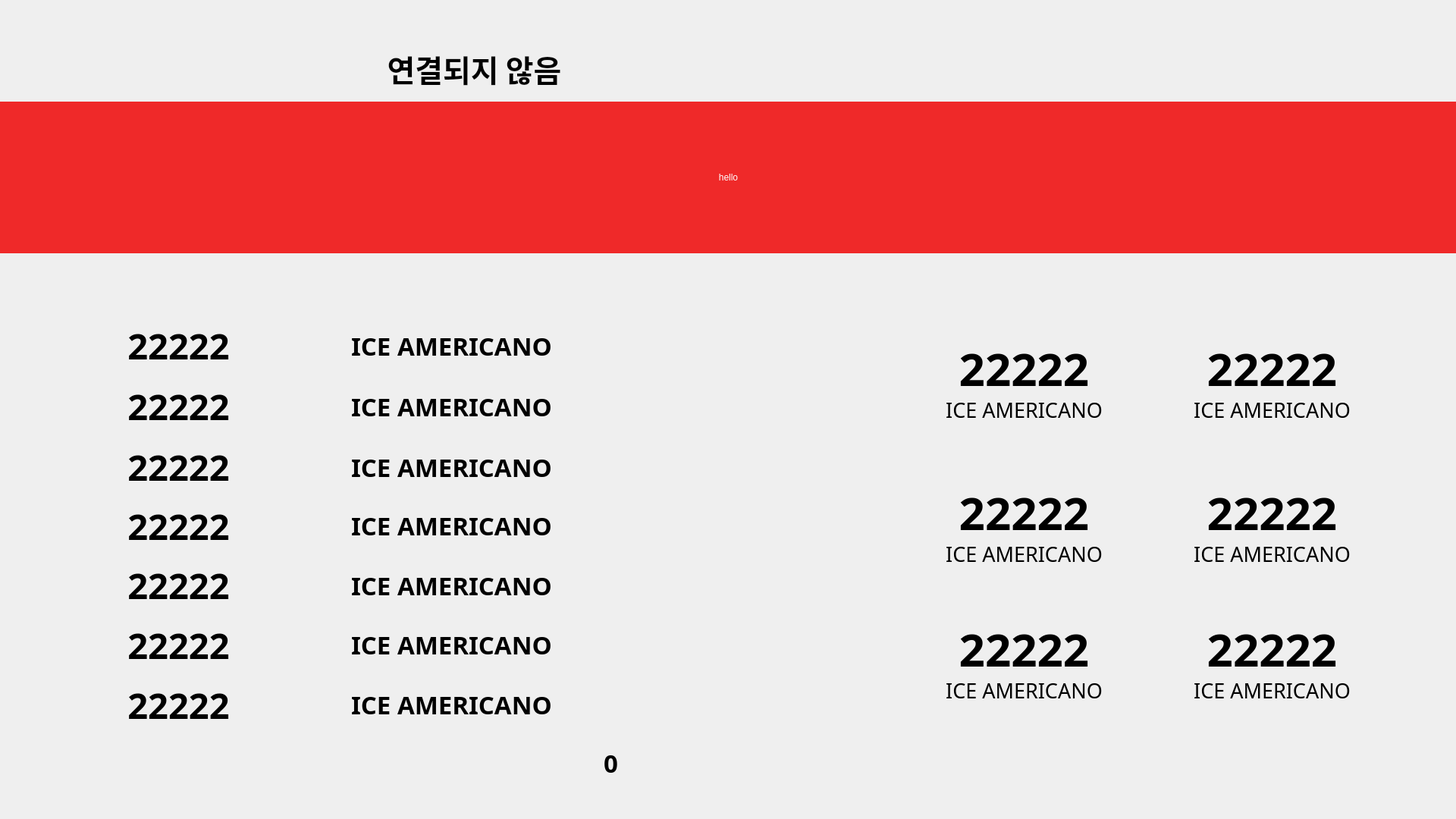
<?xml version="1.0" encoding="UTF-8"?>
<ui version="4.0">
 <class>DisplayDialog</class>
 <widget class="QDialog" name="DisplayDialog">
  <property name="geometry">
   <rect>
    <x>0</x>
    <y>0</y>
    <width>1920</width>
    <height>1080</height>
   </rect>
  </property>
  <property name="windowTitle">
   <string>Dialog</string>
  </property>
  <widget class="QLabel" name="LE_WAIT_STATUS_2">
   <property name="geometry">
    <rect>
     <x>940</x>
     <y>517</y>
     <width>40</width>
     <height>40</height>
    </rect>
   </property>
   <property name="font">
    <font>
     <family>Yrsa SemiBold</family>
     <pointsize>30</pointsize>
    </font>
   </property>
   <property name="text">
    <string/>
   </property>
   <property name="pixmap">
    <pixmap resource="resource.qrc">:/build/image/waiting.png</pixmap>
   </property>
   <property name="scaledContents">
    <bool>true</bool>
   </property>
   <property name="alignment">
    <set>Qt::AlignCenter</set>
   </property>
  </widget>
  <widget class="QLabel" name="LE_OUTLET_PIN_2_2">
   <property name="geometry">
    <rect>
     <x>1527</x>
     <y>640</y>
     <width>301</width>
     <height>71</height>
    </rect>
   </property>
   <property name="font">
    <font>
     <family>Yrsa SemiBold</family>
     <pointsize>45</pointsize>
     <weight>75</weight>
     <bold>true</bold>
    </font>
   </property>
   <property name="text">
    <string>22222</string>
   </property>
   <property name="alignment">
    <set>Qt::AlignCenter</set>
   </property>
  </widget>
  <widget class="QLabel" name="LE_OUTLET_STATUS_1_3">
   <property name="geometry">
    <rect>
     <x>1199</x>
     <y>787</y>
     <width>301</width>
     <height>181</height>
    </rect>
   </property>
   <property name="text">
    <string/>
   </property>
   <property name="pixmap">
    <pixmap resource="resource.qrc">:/build/image/outlet.png</pixmap>
   </property>
   <property name="scaledContents">
    <bool>true</bool>
   </property>
  </widget>
  <widget class="QLabel" name="LE_OUTLET_PIN_1_3">
   <property name="geometry">
    <rect>
     <x>1200</x>
     <y>820</y>
     <width>301</width>
     <height>71</height>
    </rect>
   </property>
   <property name="font">
    <font>
     <family>Yrsa SemiBold</family>
     <pointsize>45</pointsize>
     <weight>75</weight>
     <bold>true</bold>
    </font>
   </property>
   <property name="text">
    <string>22222</string>
   </property>
   <property name="alignment">
    <set>Qt::AlignCenter</set>
   </property>
  </widget>
  <widget class="QLabel" name="LE_OUTLET_PIN_1_2">
   <property name="geometry">
    <rect>
     <x>1200</x>
     <y>640</y>
     <width>301</width>
     <height>71</height>
    </rect>
   </property>
   <property name="font">
    <font>
     <family>Yrsa SemiBold</family>
     <pointsize>45</pointsize>
     <weight>75</weight>
     <bold>true</bold>
    </font>
   </property>
   <property name="text">
    <string>22222</string>
   </property>
   <property name="alignment">
    <set>Qt::AlignCenter</set>
   </property>
  </widget>
  <widget class="QLabel" name="LB_WAIT_PIN_4">
   <property name="geometry">
    <rect>
     <x>110</x>
     <y>658</y>
     <width>251</width>
     <height>71</height>
    </rect>
   </property>
   <property name="font">
    <font>
     <family>Yrsa SemiBold</family>
     <pointsize>35</pointsize>
     <weight>75</weight>
     <bold>true</bold>
    </font>
   </property>
   <property name="text">
    <string>22222</string>
   </property>
   <property name="alignment">
    <set>Qt::AlignCenter</set>
   </property>
  </widget>
  <widget class="QLabel" name="LB_WAIT_PIN_6">
   <property name="geometry">
    <rect>
     <x>110</x>
     <y>815</y>
     <width>251</width>
     <height>71</height>
    </rect>
   </property>
   <property name="font">
    <font>
     <family>Yrsa SemiBold</family>
     <pointsize>35</pointsize>
     <weight>75</weight>
     <bold>true</bold>
    </font>
   </property>
   <property name="text">
    <string>22222</string>
   </property>
   <property name="alignment">
    <set>Qt::AlignCenter</set>
   </property>
  </widget>
  <widget class="QLabel" name="LE_OUTLET_MENU_2_2">
   <property name="geometry">
    <rect>
     <x>1527</x>
     <y>700</y>
     <width>301</width>
     <height>61</height>
    </rect>
   </property>
   <property name="font">
    <font>
     <family>Yrsa SemiBold</family>
     <pointsize>20</pointsize>
    </font>
   </property>
   <property name="text">
    <string>ICE AMERICANO</string>
   </property>
   <property name="alignment">
    <set>Qt::AlignCenter</set>
   </property>
  </widget>
  <widget class="QLabel" name="LE_WAIT_STATUS_7">
   <property name="geometry">
    <rect>
     <x>940</x>
     <y>910</y>
     <width>40</width>
     <height>40</height>
    </rect>
   </property>
   <property name="font">
    <font>
     <family>Yrsa SemiBold</family>
     <pointsize>30</pointsize>
    </font>
   </property>
   <property name="text">
    <string/>
   </property>
   <property name="pixmap">
    <pixmap resource="resource.qrc">:/build/image/waiting.png</pixmap>
   </property>
   <property name="scaledContents">
    <bool>true</bool>
   </property>
   <property name="alignment">
    <set>Qt::AlignCenter</set>
   </property>
  </widget>
  <widget class="QLabel" name="LE_OUTLET_MENU_2_3">
   <property name="geometry">
    <rect>
     <x>1527</x>
     <y>880</y>
     <width>301</width>
     <height>61</height>
    </rect>
   </property>
   <property name="font">
    <font>
     <family>Yrsa SemiBold</family>
     <pointsize>20</pointsize>
    </font>
   </property>
   <property name="text">
    <string>ICE AMERICANO</string>
   </property>
   <property name="alignment">
    <set>Qt::AlignCenter</set>
   </property>
  </widget>
  <widget class="QLabel" name="LB_WAIT_PIN">
   <property name="geometry">
    <rect>
     <x>110</x>
     <y>420</y>
     <width>251</width>
     <height>71</height>
    </rect>
   </property>
   <property name="font">
    <font>
     <family>Yrsa SemiBold</family>
     <pointsize>35</pointsize>
     <weight>75</weight>
     <bold>true</bold>
    </font>
   </property>
   <property name="text">
    <string>22222</string>
   </property>
   <property name="alignment">
    <set>Qt::AlignCenter</set>
   </property>
  </widget>
  <widget class="QLabel" name="LE_OUTLET_PIN_2_1">
   <property name="geometry">
    <rect>
     <x>1527</x>
     <y>450</y>
     <width>301</width>
     <height>71</height>
    </rect>
   </property>
   <property name="font">
    <font>
     <family>Yrsa SemiBold</family>
     <pointsize>45</pointsize>
     <weight>75</weight>
     <bold>true</bold>
    </font>
   </property>
   <property name="text">
    <string>22222</string>
   </property>
   <property name="alignment">
    <set>Qt::AlignCenter</set>
   </property>
  </widget>
  <widget class="QLabel" name="LE_OUTLET_MENU_1_2">
   <property name="geometry">
    <rect>
     <x>1200</x>
     <y>700</y>
     <width>301</width>
     <height>61</height>
    </rect>
   </property>
   <property name="font">
    <font>
     <family>Yrsa SemiBold</family>
     <pointsize>20</pointsize>
    </font>
   </property>
   <property name="text">
    <string>ICE AMERICANO</string>
   </property>
   <property name="alignment">
    <set>Qt::AlignCenter</set>
   </property>
  </widget>
  <widget class="QLabel" name="LE_OUTLET_STATUS_1_1">
   <property name="geometry">
    <rect>
     <x>1199</x>
     <y>420</y>
     <width>301</width>
     <height>181</height>
    </rect>
   </property>
   <property name="text">
    <string/>
   </property>
   <property name="pixmap">
    <pixmap resource="resource.qrc">:/build/image/outlet.png</pixmap>
   </property>
   <property name="scaledContents">
    <bool>true</bool>
   </property>
  </widget>
  <widget class="QLabel" name="LE_WAIT_NAME_5">
   <property name="geometry">
    <rect>
     <x>370</x>
     <y>736</y>
     <width>451</width>
     <height>71</height>
    </rect>
   </property>
   <property name="font">
    <font>
     <family>Yrsa SemiBold</family>
     <pointsize>25</pointsize>
     <weight>75</weight>
     <bold>true</bold>
    </font>
   </property>
   <property name="text">
    <string>ICE AMERICANO</string>
   </property>
   <property name="alignment">
    <set>Qt::AlignCenter</set>
   </property>
  </widget>
  <widget class="QLabel" name="LB_WAIT_PIN_2">
   <property name="geometry">
    <rect>
     <x>110</x>
     <y>500</y>
     <width>251</width>
     <height>71</height>
    </rect>
   </property>
   <property name="font">
    <font>
     <family>Yrsa SemiBold</family>
     <pointsize>35</pointsize>
     <weight>75</weight>
     <bold>true</bold>
    </font>
   </property>
   <property name="text">
    <string>22222</string>
   </property>
   <property name="alignment">
    <set>Qt::AlignCenter</set>
   </property>
  </widget>
  <widget class="QLabel" name="LB_WAIT_PIN_5">
   <property name="geometry">
    <rect>
     <x>110</x>
     <y>736</y>
     <width>251</width>
     <height>71</height>
    </rect>
   </property>
   <property name="font">
    <font>
     <family>Yrsa SemiBold</family>
     <pointsize>35</pointsize>
     <weight>75</weight>
     <bold>true</bold>
    </font>
   </property>
   <property name="text">
    <string>22222</string>
   </property>
   <property name="alignment">
    <set>Qt::AlignCenter</set>
   </property>
  </widget>
  <widget class="QLabel" name="LE_WAIT_STATUS_5">
   <property name="geometry">
    <rect>
     <x>940</x>
     <y>754</y>
     <width>40</width>
     <height>40</height>
    </rect>
   </property>
   <property name="font">
    <font>
     <family>Yrsa SemiBold</family>
     <pointsize>30</pointsize>
    </font>
   </property>
   <property name="text">
    <string/>
   </property>
   <property name="pixmap">
    <pixmap resource="resource.qrc">:/build/image/waiting.png</pixmap>
   </property>
   <property name="scaledContents">
    <bool>true</bool>
   </property>
   <property name="alignment">
    <set>Qt::AlignCenter</set>
   </property>
  </widget>
  <widget class="QLabel" name="LE_WAIT_STATUS">
   <property name="geometry">
    <rect>
     <x>940</x>
     <y>436</y>
     <width>40</width>
     <height>40</height>
    </rect>
   </property>
   <property name="font">
    <font>
     <family>Yrsa SemiBold</family>
     <pointsize>30</pointsize>
    </font>
   </property>
   <property name="text">
    <string/>
   </property>
   <property name="pixmap">
    <pixmap resource="resource.qrc">:/build/image/making.png</pixmap>
   </property>
   <property name="scaledContents">
    <bool>true</bool>
   </property>
   <property name="alignment">
    <set>Qt::AlignCenter</set>
   </property>
  </widget>
  <widget class="QLabel" name="LE_WAIT_NAME_3">
   <property name="geometry">
    <rect>
     <x>370</x>
     <y>580</y>
     <width>451</width>
     <height>71</height>
    </rect>
   </property>
   <property name="font">
    <font>
     <family>Yrsa SemiBold</family>
     <pointsize>25</pointsize>
     <weight>75</weight>
     <bold>true</bold>
    </font>
   </property>
   <property name="text">
    <string>ICE AMERICANO</string>
   </property>
   <property name="alignment">
    <set>Qt::AlignCenter</set>
   </property>
  </widget>
  <widget class="QLabel" name="LE_WAIT_NAME_6">
   <property name="geometry">
    <rect>
     <x>370</x>
     <y>814</y>
     <width>451</width>
     <height>71</height>
    </rect>
   </property>
   <property name="font">
    <font>
     <family>Yrsa SemiBold</family>
     <pointsize>25</pointsize>
     <weight>75</weight>
     <bold>true</bold>
    </font>
   </property>
   <property name="text">
    <string>ICE AMERICANO</string>
   </property>
   <property name="alignment">
    <set>Qt::AlignCenter</set>
   </property>
  </widget>
  <widget class="QLabel" name="LE_OUTLET_MENU_1_3">
   <property name="geometry">
    <rect>
     <x>1200</x>
     <y>880</y>
     <width>301</width>
     <height>61</height>
    </rect>
   </property>
   <property name="font">
    <font>
     <family>Yrsa SemiBold</family>
     <pointsize>20</pointsize>
    </font>
   </property>
   <property name="text">
    <string>ICE AMERICANO</string>
   </property>
   <property name="alignment">
    <set>Qt::AlignCenter</set>
   </property>
  </widget>
  <widget class="QLabel" name="LE_OUTLET_STATUS_1_2">
   <property name="geometry">
    <rect>
     <x>1199</x>
     <y>604</y>
     <width>301</width>
     <height>181</height>
    </rect>
   </property>
   <property name="text">
    <string/>
   </property>
   <property name="pixmap">
    <pixmap resource="resource.qrc">:/build/image/outlet.png</pixmap>
   </property>
   <property name="scaledContents">
    <bool>true</bool>
   </property>
  </widget>
  <widget class="QLabel" name="LE_WAIT_NAME_4">
   <property name="geometry">
    <rect>
     <x>370</x>
     <y>657</y>
     <width>451</width>
     <height>71</height>
    </rect>
   </property>
   <property name="font">
    <font>
     <family>Yrsa SemiBold</family>
     <pointsize>25</pointsize>
     <weight>75</weight>
     <bold>true</bold>
    </font>
   </property>
   <property name="text">
    <string>ICE AMERICANO</string>
   </property>
   <property name="alignment">
    <set>Qt::AlignCenter</set>
   </property>
  </widget>
  <widget class="QLabel" name="LE_OUTLET_STATUS_2_1">
   <property name="geometry">
    <rect>
     <x>1526</x>
     <y>421</y>
     <width>301</width>
     <height>181</height>
    </rect>
   </property>
   <property name="text">
    <string/>
   </property>
   <property name="pixmap">
    <pixmap resource="resource.qrc">:/build/image/outlet.png</pixmap>
   </property>
   <property name="scaledContents">
    <bool>true</bool>
   </property>
  </widget>
  <widget class="QLabel" name="LB_WAIT_PIN_3">
   <property name="geometry">
    <rect>
     <x>110</x>
     <y>580</y>
     <width>251</width>
     <height>71</height>
    </rect>
   </property>
   <property name="font">
    <font>
     <family>Yrsa SemiBold</family>
     <pointsize>35</pointsize>
     <weight>75</weight>
     <bold>true</bold>
    </font>
   </property>
   <property name="text">
    <string>22222</string>
   </property>
   <property name="alignment">
    <set>Qt::AlignCenter</set>
   </property>
  </widget>
  <widget class="QLabel" name="LE_OUTLET_PIN_1_1">
   <property name="geometry">
    <rect>
     <x>1200</x>
     <y>450</y>
     <width>301</width>
     <height>71</height>
    </rect>
   </property>
   <property name="font">
    <font>
     <family>Yrsa SemiBold</family>
     <pointsize>45</pointsize>
     <weight>75</weight>
     <bold>true</bold>
    </font>
   </property>
   <property name="text">
    <string>22222</string>
   </property>
   <property name="alignment">
    <set>Qt::AlignCenter</set>
   </property>
  </widget>
  <widget class="QLabel" name="LE_OUTLET_MENU_2_1">
   <property name="geometry">
    <rect>
     <x>1527</x>
     <y>510</y>
     <width>301</width>
     <height>61</height>
    </rect>
   </property>
   <property name="font">
    <font>
     <family>Yrsa SemiBold</family>
     <pointsize>20</pointsize>
    </font>
   </property>
   <property name="text">
    <string>ICE AMERICANO</string>
   </property>
   <property name="alignment">
    <set>Qt::AlignCenter</set>
   </property>
  </widget>
  <widget class="QLabel" name="LE_OUTLET_STATUS_2_3">
   <property name="geometry">
    <rect>
     <x>1526</x>
     <y>788</y>
     <width>301</width>
     <height>181</height>
    </rect>
   </property>
   <property name="text">
    <string/>
   </property>
   <property name="pixmap">
    <pixmap resource="resource.qrc">:/build/image/outlet.png</pixmap>
   </property>
   <property name="scaledContents">
    <bool>true</bool>
   </property>
  </widget>
  <widget class="QLabel" name="LE_WAIT_NAME_7">
   <property name="geometry">
    <rect>
     <x>370</x>
     <y>893</y>
     <width>451</width>
     <height>71</height>
    </rect>
   </property>
   <property name="font">
    <font>
     <family>Yrsa SemiBold</family>
     <pointsize>25</pointsize>
     <weight>75</weight>
     <bold>true</bold>
    </font>
   </property>
   <property name="text">
    <string>ICE AMERICANO</string>
   </property>
   <property name="alignment">
    <set>Qt::AlignCenter</set>
   </property>
  </widget>
  <widget class="QLabel" name="LE_OUTLET_STATUS_2_2">
   <property name="geometry">
    <rect>
     <x>1526</x>
     <y>605</y>
     <width>301</width>
     <height>181</height>
    </rect>
   </property>
   <property name="text">
    <string/>
   </property>
   <property name="pixmap">
    <pixmap resource="resource.qrc">:/build/image/outlet.png</pixmap>
   </property>
   <property name="scaledContents">
    <bool>true</bool>
   </property>
  </widget>
  <widget class="QLabel" name="LE_WAIT_STATUS_4">
   <property name="geometry">
    <rect>
     <x>940</x>
     <y>674</y>
     <width>40</width>
     <height>40</height>
    </rect>
   </property>
   <property name="font">
    <font>
     <family>Yrsa SemiBold</family>
     <pointsize>30</pointsize>
    </font>
   </property>
   <property name="text">
    <string/>
   </property>
   <property name="pixmap">
    <pixmap resource="resource.qrc">:/build/image/waiting.png</pixmap>
   </property>
   <property name="scaledContents">
    <bool>true</bool>
   </property>
   <property name="alignment">
    <set>Qt::AlignCenter</set>
   </property>
  </widget>
  <widget class="QLabel" name="label">
   <property name="geometry">
    <rect>
     <x>0</x>
     <y>0</y>
     <width>1920</width>
     <height>1080</height>
    </rect>
   </property>
   <property name="text">
    <string/>
   </property>
   <property name="pixmap">
    <pixmap resource="resource.qrc">:/build/image/background.png</pixmap>
   </property>
   <property name="scaledContents">
    <bool>true</bool>
   </property>
  </widget>
  <widget class="QLabel" name="LE_WAIT_NAME_2">
   <property name="geometry">
    <rect>
     <x>370</x>
     <y>500</y>
     <width>451</width>
     <height>71</height>
    </rect>
   </property>
   <property name="font">
    <font>
     <family>Yrsa SemiBold</family>
     <pointsize>25</pointsize>
     <weight>75</weight>
     <bold>true</bold>
    </font>
   </property>
   <property name="text">
    <string>ICE AMERICANO</string>
   </property>
   <property name="alignment">
    <set>Qt::AlignCenter</set>
   </property>
  </widget>
  <widget class="QLabel" name="LE_WAIT_NAME">
   <property name="geometry">
    <rect>
     <x>370</x>
     <y>420</y>
     <width>451</width>
     <height>71</height>
    </rect>
   </property>
   <property name="font">
    <font>
     <family>Yrsa SemiBold</family>
     <pointsize>25</pointsize>
     <weight>75</weight>
     <bold>true</bold>
    </font>
   </property>
   <property name="text">
    <string>ICE AMERICANO</string>
   </property>
   <property name="alignment">
    <set>Qt::AlignCenter</set>
   </property>
  </widget>
  <widget class="QLabel" name="LE_WAIT_STATUS_6">
   <property name="geometry">
    <rect>
     <x>940</x>
     <y>833</y>
     <width>40</width>
     <height>40</height>
    </rect>
   </property>
   <property name="font">
    <font>
     <family>Yrsa SemiBold</family>
     <pointsize>30</pointsize>
    </font>
   </property>
   <property name="text">
    <string/>
   </property>
   <property name="pixmap">
    <pixmap resource="resource.qrc">:/build/image/waiting.png</pixmap>
   </property>
   <property name="scaledContents">
    <bool>true</bool>
   </property>
   <property name="alignment">
    <set>Qt::AlignCenter</set>
   </property>
  </widget>
  <widget class="QLabel" name="LB_WAIT_PIN_7">
   <property name="geometry">
    <rect>
     <x>110</x>
     <y>894</y>
     <width>251</width>
     <height>71</height>
    </rect>
   </property>
   <property name="font">
    <font>
     <family>Yrsa SemiBold</family>
     <pointsize>35</pointsize>
     <weight>75</weight>
     <bold>true</bold>
    </font>
   </property>
   <property name="text">
    <string>22222</string>
   </property>
   <property name="alignment">
    <set>Qt::AlignCenter</set>
   </property>
  </widget>
  <widget class="QLabel" name="LE_OUTLET_MENU_1_1">
   <property name="geometry">
    <rect>
     <x>1200</x>
     <y>510</y>
     <width>301</width>
     <height>61</height>
    </rect>
   </property>
   <property name="font">
    <font>
     <family>Yrsa SemiBold</family>
     <pointsize>20</pointsize>
    </font>
   </property>
   <property name="text">
    <string>ICE AMERICANO</string>
   </property>
   <property name="alignment">
    <set>Qt::AlignCenter</set>
   </property>
  </widget>
  <widget class="QLabel" name="LE_OUTLET_PIN_2_3">
   <property name="geometry">
    <rect>
     <x>1527</x>
     <y>820</y>
     <width>301</width>
     <height>71</height>
    </rect>
   </property>
   <property name="font">
    <font>
     <family>Yrsa SemiBold</family>
     <pointsize>45</pointsize>
     <weight>75</weight>
     <bold>true</bold>
    </font>
   </property>
   <property name="text">
    <string>22222</string>
   </property>
   <property name="alignment">
    <set>Qt::AlignCenter</set>
   </property>
  </widget>
  <widget class="QLabel" name="LE_WAIT_STATUS_3">
   <property name="geometry">
    <rect>
     <x>940</x>
     <y>595</y>
     <width>40</width>
     <height>40</height>
    </rect>
   </property>
   <property name="font">
    <font>
     <family>Yrsa SemiBold</family>
     <pointsize>30</pointsize>
    </font>
   </property>
   <property name="text">
    <string/>
   </property>
   <property name="pixmap">
    <pixmap resource="resource.qrc">:/build/image/waiting.png</pixmap>
   </property>
   <property name="scaledContents">
    <bool>true</bool>
   </property>
   <property name="alignment">
    <set>Qt::AlignCenter</set>
   </property>
  </widget>
  <widget class="QLabel" name="BACKGROUND_READY">
   <property name="enabled">
    <bool>true</bool>
   </property>
   <property name="geometry">
    <rect>
     <x>0</x>
     <y>0</y>
     <width>1920</width>
     <height>1080</height>
    </rect>
   </property>
   <property name="text">
    <string/>
   </property>
   <property name="pixmap">
    <pixmap resource="resource.qrc">:/build/image/background_prepare.png</pixmap>
   </property>
   <property name="scaledContents">
    <bool>true</bool>
   </property>
  </widget>
  <widget class="QLabel" name="BACKGROUND_1">
   <property name="geometry">
    <rect>
     <x>1920</x>
     <y>0</y>
     <width>1920</width>
     <height>1080</height>
    </rect>
   </property>
   <property name="text">
    <string/>
   </property>
   <property name="pixmap">
    <pixmap resource="resource.qrc">:/build/image/display_page1.png</pixmap>
   </property>
   <property name="scaledContents">
    <bool>true</bool>
   </property>
  </widget>
  <widget class="QLabel" name="BACKGROUND_2">
   <property name="geometry">
    <rect>
     <x>1920</x>
     <y>0</y>
     <width>1920</width>
     <height>1080</height>
    </rect>
   </property>
   <property name="text">
    <string/>
   </property>
   <property name="pixmap">
    <pixmap resource="resource.qrc">:/build/image/display_page2.png</pixmap>
   </property>
   <property name="scaledContents">
    <bool>true</bool>
   </property>
  </widget>
  <widget class="QLabel" name="BACKGROUND_3">
   <property name="enabled">
    <bool>true</bool>
   </property>
   <property name="geometry">
    <rect>
     <x>1920</x>
     <y>0</y>
     <width>1920</width>
     <height>1080</height>
    </rect>
   </property>
   <property name="text">
    <string/>
   </property>
   <property name="pixmap">
    <pixmap resource="resource.qrc">:/build/image/display_page3.png</pixmap>
   </property>
   <property name="scaledContents">
    <bool>true</bool>
   </property>
  </widget>
  <widget class="QLabel" name="LE_CALL">
   <property name="geometry">
    <rect>
     <x>410</x>
     <y>55</y>
     <width>431</width>
     <height>71</height>
    </rect>
   </property>
   <property name="font">
    <font>
     <family>Yrsa SemiBold</family>
     <pointsize>30</pointsize>
     <weight>75</weight>
     <bold>true</bold>
    </font>
   </property>
   <property name="text">
    <string>연결되지 않음</string>
   </property>
   <property name="alignment">
    <set>Qt::AlignCenter</set>
   </property>
  </widget>
  <widget class="QLabel" name="LE_TIME">
   <property name="geometry">
    <rect>
     <x>770</x>
     <y>970</y>
     <width>71</width>
     <height>71</height>
    </rect>
   </property>
   <property name="font">
    <font>
     <family>Yrsa SemiBold</family>
     <pointsize>25</pointsize>
     <weight>75</weight>
     <bold>true</bold>
    </font>
   </property>
   <property name="text">
    <string>0</string>
   </property>
   <property name="alignment">
    <set>Qt::AlignCenter</set>
   </property>
  </widget>
  <widget class="QFrame" name="FR_NOTICE">
   <property name="geometry">
    <rect>
     <x>0</x>
     <y>134</y>
     <width>1920</width>
     <height>200</height>
    </rect>
   </property>
   <property name="autoFillBackground">
    <bool>false</bool>
   </property>
   <property name="styleSheet">
    <string notr="true">QFrame{
	background-color: rgb(239, 41, 41);
}
QLabel{
	color: white;
	font: 70pt &quot;함초롬돋움&quot;;
}</string>
   </property>
   <property name="frameShape">
    <enum>QFrame::NoFrame</enum>
   </property>
   <property name="frameShadow">
    <enum>QFrame::Raised</enum>
   </property>
   <widget class="QLabel" name="LB_NOTICE">
    <property name="geometry">
     <rect>
      <x>0</x>
      <y>0</y>
      <width>1921</width>
      <height>200</height>
     </rect>
    </property>
    <property name="toolTipDuration">
     <number>0</number>
    </property>
    <property name="styleSheet">
     <string notr="true">QPushButton {
	border:2px solid #D1BCED;
	font: 30pt &quot;함초롬돋움&quot;; 
 	color: white;\n}</string>
    </property>
    <property name="text">
     <string>hello</string>
    </property>
    <property name="alignment">
     <set>Qt::AlignCenter</set>
    </property>
   </widget>
  </widget>
  <zorder>label</zorder>
  <zorder>LE_WAIT_STATUS_2</zorder>
  <zorder>LE_OUTLET_PIN_2_2</zorder>
  <zorder>LE_OUTLET_PIN_1_3</zorder>
  <zorder>LE_OUTLET_PIN_1_2</zorder>
  <zorder>LB_WAIT_PIN_4</zorder>
  <zorder>LB_WAIT_PIN_6</zorder>
  <zorder>LE_OUTLET_MENU_2_2</zorder>
  <zorder>LE_WAIT_STATUS_7</zorder>
  <zorder>LE_OUTLET_MENU_2_3</zorder>
  <zorder>LB_WAIT_PIN</zorder>
  <zorder>LE_OUTLET_PIN_2_1</zorder>
  <zorder>LE_OUTLET_MENU_1_2</zorder>
  <zorder>LE_WAIT_NAME_5</zorder>
  <zorder>LB_WAIT_PIN_5</zorder>
  <zorder>LE_WAIT_STATUS_5</zorder>
  <zorder>LE_WAIT_STATUS</zorder>
  <zorder>LE_WAIT_NAME_3</zorder>
  <zorder>LE_WAIT_NAME_6</zorder>
  <zorder>LE_OUTLET_MENU_1_3</zorder>
  <zorder>LE_WAIT_NAME_4</zorder>
  <zorder>LE_OUTLET_PIN_1_1</zorder>
  <zorder>LE_OUTLET_MENU_2_1</zorder>
  <zorder>LE_WAIT_NAME_7</zorder>
  <zorder>LE_WAIT_STATUS_4</zorder>
  <zorder>LE_WAIT_NAME_2</zorder>
  <zorder>LE_WAIT_NAME</zorder>
  <zorder>LE_WAIT_STATUS_6</zorder>
  <zorder>LB_WAIT_PIN_7</zorder>
  <zorder>LE_OUTLET_MENU_1_1</zorder>
  <zorder>LE_OUTLET_PIN_2_3</zorder>
  <zorder>LE_WAIT_STATUS_3</zorder>
  <zorder>LB_WAIT_PIN_2</zorder>
  <zorder>LB_WAIT_PIN_3</zorder>
  <zorder>LE_OUTLET_STATUS_2_2</zorder>
  <zorder>LE_OUTLET_STATUS_1_3</zorder>
  <zorder>LE_OUTLET_STATUS_1_1</zorder>
  <zorder>LE_OUTLET_STATUS_1_2</zorder>
  <zorder>LE_OUTLET_STATUS_2_3</zorder>
  <zorder>LE_OUTLET_STATUS_2_1</zorder>
  <zorder>BACKGROUND_1</zorder>
  <zorder>BACKGROUND_2</zorder>
  <zorder>BACKGROUND_3</zorder>
  <zorder>LE_CALL</zorder>
  <zorder>LE_TIME</zorder>
  <zorder>FR_NOTICE</zorder>
  <zorder>BACKGROUND_READY</zorder>
 </widget>
 <resources>
  <include location="resource.qrc"/>
 </resources>
 <connections/>
</ui>
